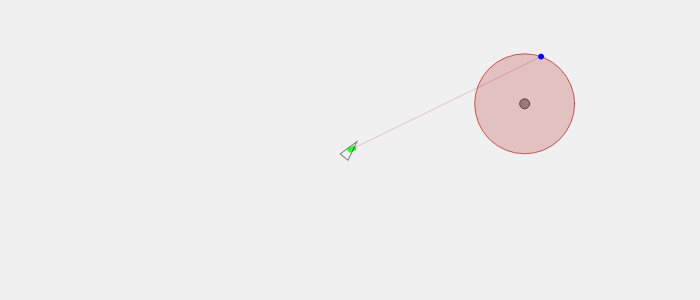
Frame 1 (no input)
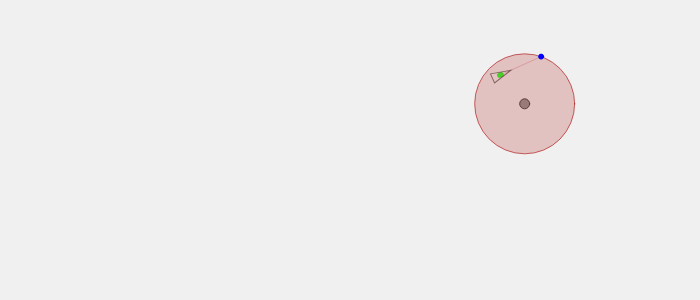
Frame 60 (no input)
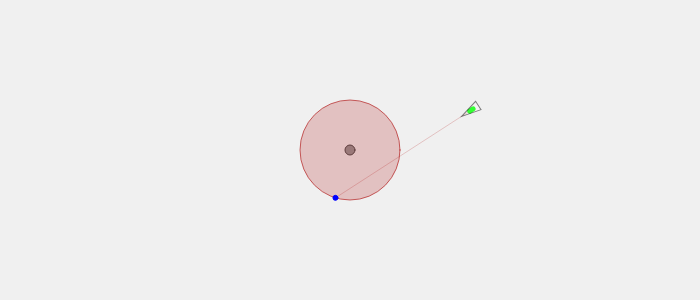
Frame 120 (the mouse pressed at the canvas centre since frame 60)

The p5.js sketch that drew these frames (run headless with seeded random() and noise() and a simulated clock; from frame 60 on, the mouse is pressed at the canvas centre):

// p5.js sketch
// ── sketch.js
/// <reference path="../../p5.global-mode.d.ts" />
class Vehicle {
    constructor(x = 0, y = 0, m = 1) {
        this.position = createVector(x, y);
        this.velocity = createVector(0, 0);
        this.acceleration = createVector(random(-1,1), random(-1,1));
        this.mass = m;
        this.r = 5;
        this.maxspeed = 4;
        this.maxforce = 0.1;
    }
    seek(target) {
        let tp = target.position.copy();
        tp.add(target.p);
        // targetForce = desiredVelocity - currentVelocity
        let desired = p5.Vector.sub(tp, this.position);
        push();
        stroke(170, 0, 0, 50);
        line(this.position.x, this.position.y, tp.x, tp.y);
        pop();
        let d = desired.mag();
        desired.normalize();
        if (d < 100) {
            // 近づくほど減速する
            let m = map(d, 0, 100, 0, this.maxspeed);
            desired.mult(m);
        } else {
            desired.mult(this.maxspeed);
        }
        if (d < 25) {
            target.genTheta();
        }
        
        push();
        stroke(0, 255, 0);
        strokeWeight(5);
        line(this.position.x, this.position.y,
         this.position.x + desired.x*1, this.position.y + desired.y*1);
        pop();

        let steer = p5.Vector.sub(desired, this.velocity);
        steer.limit(this.maxforce);
        this.applyForce(steer);
    }
    applyForce(force) {
        // F=MA, A=F/M
        let a = p5.Vector.div(force, this.mass);
        this.acceleration.add(a);
    }
    escape() {

    }
    update() {
        this.velocity.add(this.acceleration);
        this.velocity.limit(this.maxspeed);
        this.position.add(this.velocity);
        this.acceleration.mult(0);

        if (this.position.x < 0) {
            this.position.x = width;
        } else if (this.position.x > width) {
            this.position.x = 0;
        }
        if (this.position.y < 0) {
            this.position.y = height;
        } else if (this.position.y > height) {
            this.position.y = 0;
        }
    }
    display() {

        let a = this.velocity.heading() + PI /2;
        push();
        stroke(40, 150);
        fill(255, 50);
        translate(this.position.x ,this.position.y);
        rotate(a);
        //scale(this.r);
        beginShape();
        vertex(-1*this.r, 2*this.r);        
        vertex(0*this.r, -2*this.r);
        vertex(1*this.r, 2*this.r);
        endShape(CLOSE);
        pop();
    }
}
class Target {
    constructor(x = random(0, width), y = random(0, height), m = 10) {
        this.position = createVector(x, y);
        this.velocity = createVector(0, 0);
        //this.acceleration = createVector(random(-3, 3), random(-3, 3));
        this.acceleration = createVector(0,0);
        this.mass = m;
        this.genTheta();
    }
    changePosition() {
        this.position = createVector(mouseX, mouseY);
        this.genTheta();
    }
    genTheta() {
        this.theta = radians(random(0, 360));;
        let r = 50; // pixel
        let x = cos(this.theta) * r;
        let y = sin(this.theta) * r;
        this.p = createVector(x, y);
    }
    update() {
        this.velocity.add(this.acceleration);
        this.position.add(this.velocity);
        this.acceleration.mult(0);

        if (this.position.x < 0) {
            this.position.x = width;
        } else if (this.position.x > width) {
            this.position.x = 0;
        }
        if (this.position.y < 0) {
            this.position.y = height;
        } else if (this.position.y > height) {
            this.position.y = 0;
        }
    }
    display() {
        push();        
        stroke(75);
        fill(150);
        translate(this.position.x, this.position.y);
        ellipse(0, 0, this.mass*1, this.mass*1);
        stroke(170, 0, 0, 150);
        fill(170, 0, 0, 50);
        ellipse(0, 0, this.mass*10, this.mass*10);

        // 極座標(r, theta)
        fill(0,0,255);
        stroke(0,0, 255);
        ellipse(this.p.x, this.p.y, 5, 5);

        pop();
    }
    run() {
        this.update();
        this.display();
    }
}
let vehicle;
let targetA;
function setup() {
    createCanvas(700, 300);
    vehicle = new Vehicle(width/2, height/2, 1);
    targetA = new Target();
}
function draw() {
    background(240);
    vehicle.seek(targetA);
    vehicle.update();
    vehicle.display();

    targetA.run();
}

function mousePressed(e) {
    targetA.changePosition();
}
